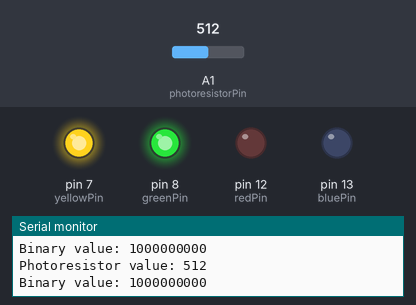
Simulated run of this sketch. Board: Arduino Uno, built with avr-gcc and run on an emulated ATmega328P. Parts: output pins drawn as LEDs (lit = HIGH), the last lines printed to the serial monitor. The inputs (shaded band) are chosen by the test bench; at power-on: A1 (photoresistorPin) = 512.

Above: at 10.8 s.
10.9 s: A1 (photoresistorPin) set to 306
At 22.4 s:
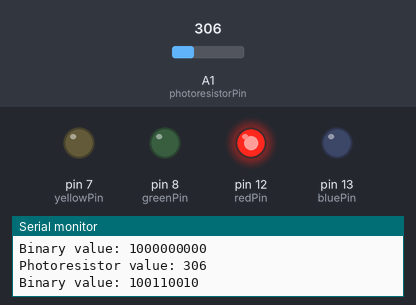
24.5 s: A1 (photoresistorPin) set to 1023
At 29.8 s:
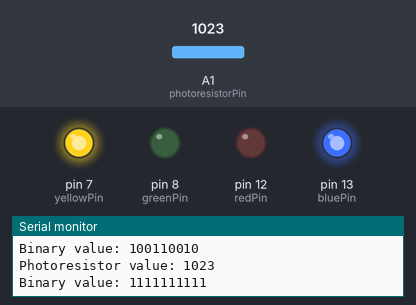
34.5 s: A1 (photoresistorPin) set to 900
At 39.8 s:
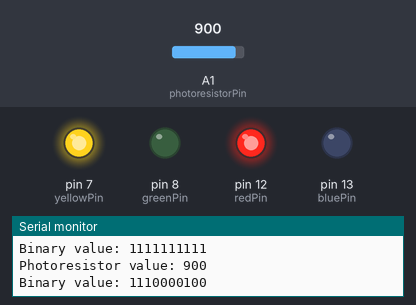
48.5 s: A1 (photoresistorPin) set to 716
At 54.2 s:
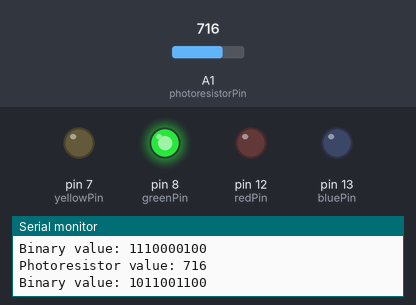
Timing chart, 0 to 59.5 s (numbered marks = the images above; inputs shaded):
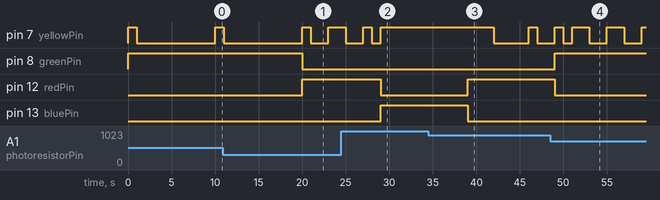

Measured:
- after the input at 10.9 s, pin 8 (greenPin): HIGH → LOW after 9.1 s; pin 12 (redPin): LOW → HIGH after 9.1 s
- after the input at 24.5 s, pin 7 (yellowPin): goes on until 29.0 s, then stays HIGH; pin 12 (redPin): HIGH → LOW after 4.5 s; pin 13 (bluePin): LOW → HIGH after 4.5 s
- after the input at 34.5 s, pin 7 (yellowPin): HIGH → LOW after 7.5 s, → HIGH 4.0 s later, → LOW 1.0 s later; pin 12 (redPin): LOW → HIGH after 4.5 s; pin 13 (bluePin): HIGH → LOW after 4.5 s
- after the input at 48.5 s, pin 8 (greenPin): LOW → HIGH after 0.51 s; pin 12 (redPin): HIGH → LOW after 0.51 s

The sketch:

lab4.ino
```cpp
// C++

#define photoresistorPin A1
#define redPin 12
#define greenPin 8
#define bluePin 13
#define yellowPin 7


int photoresistor;  // get photoresistor data

int valueToConvert, moduleNumber, floorNumber; //values to convert to binary
String reverseValue, binary; // strings to save and print binary

void setup() {

  pinMode(redPin, OUTPUT);
  pinMode(greenPin, OUTPUT);
  pinMode(bluePin, OUTPUT);
  pinMode(yellowPin, OUTPUT);
  pinMode(photoresistorPin, INPUT);

  Serial.begin(9600);
}


void loop() {

// challenge 1

  // get data from photoresistor
  photoresistor = analogRead(photoresistorPin);

  // defining start values
  valueToConvert = photoresistor;
  moduleNumber = valueToConvert;
  floorNumber = 1;
  reverseValue = "";
  binary = "";


  // converting to binary

    // restriction to stop division
  while(floorNumber >0){
    moduleNumber = valueToConvert % 2;
    floorNumber = valueToConvert /2;
    reverseValue += moduleNumber;
    valueToConvert = floorNumber;
  }

  // reverting binary value
  for(int i = reverseValue.length() - 1; i >= 0; i--){
    binary += reverseValue[i];
  }

  // show at screen
  Serial.print("Photoresistor value: ");
  Serial.println(photoresistor);
  Serial.println("Binary value: " + binary);


// challenge 2

  if (photoresistor % 2 == 0 && photoresistor % 3 != 0){
    ledOff();
    greenLight();
  }	else if (photoresistor % 2 != 0 && photoresistor % 3 == 0 ) {
    ledOff();
    blueLight();
  } else if (photoresistor % 2 == 0 && photoresistor % 3 == 0){
    ledOff();
    redLight();
  } else {
    ledOff();
    greenLight();
    blueLight();
    redLight();
  }

// extra challenge

  for (int i=0; i<reverseValue.length(); i++){

    if (binary[i] == '1'){
      yellowLightOn();
    } else if (binary[i] == '0') {
      yellowLightOff();
    }
  }

}


// led off
void ledOff () {
  analogWrite(redPin, LOW);
  analogWrite(bluePin, LOW);
  analogWrite(greenPin, LOW);
}

// led red light
void redLight () {
  analogWrite(redPin, 255);
  analogWrite(greenPin, 0);
  analogWrite(bluePin, 0);
}

// led green light
void greenLight () {
  analogWrite(redPin, 0);
  analogWrite(greenPin, 255);
  analogWrite(bluePin, 0);
}

// led blue light
void blueLight () {
  analogWrite(redPin, 0);
  analogWrite(greenPin, 0);
  analogWrite(bluePin, 255);
}

// led yelow light on
void yellowLightOn () {
  digitalWrite(yellowPin, HIGH);
  delay (1000);
}

// led yelow light off
void yellowLightOff () {
  digitalWrite(yellowPin, LOW);
  delay (1000);
}
```
